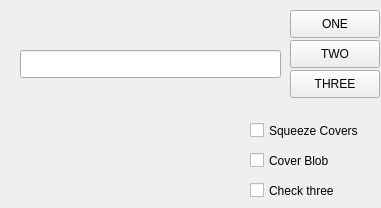
<?xml version="1.0" encoding="UTF-8"?>
<ui version="4.0">
 <class>Form</class>
 <widget class="QWidget" name="Form">
  <property name="geometry">
   <rect>
    <x>0</x>
    <y>0</y>
    <width>381</width>
    <height>208</height>
   </rect>
  </property>
  <property name="windowTitle">
   <string>Form</string>
  </property>
  <widget class="QCheckBox" name="check_squeeze_covers">
   <property name="geometry">
    <rect>
     <x>250</x>
     <y>120</y>
     <width>131</width>
     <height>21</height>
    </rect>
   </property>
   <property name="text">
    <string>Squeeze Covers</string>
   </property>
   <property name="checked">
    <bool>false</bool>
   </property>
  </widget>
  <widget class="QCheckBox" name="check_three">
   <property name="geometry">
    <rect>
     <x>250</x>
     <y>180</y>
     <width>131</width>
     <height>21</height>
    </rect>
   </property>
   <property name="text">
    <string>Check three</string>
   </property>
  </widget>
  <widget class="QLabel" name="label_status_foundation">
   <property name="geometry">
    <rect>
     <x>20</x>
     <y>10</y>
     <width>261</width>
     <height>31</height>
    </rect>
   </property>
   <property name="text">
    <string/>
   </property>
  </widget>
  <widget class="QLabel" name="label_settings_foundation">
   <property name="geometry">
    <rect>
     <x>20</x>
     <y>80</y>
     <width>61</width>
     <height>51</height>
    </rect>
   </property>
   <property name="text">
    <string/>
   </property>
  </widget>
  <widget class="QPushButton" name="btn_two">
   <property name="geometry">
    <rect>
     <x>290</x>
     <y>40</y>
     <width>90</width>
     <height>28</height>
    </rect>
   </property>
   <property name="text">
    <string>TWO</string>
   </property>
  </widget>
  <widget class="QPushButton" name="btn_one">
   <property name="geometry">
    <rect>
     <x>290</x>
     <y>10</y>
     <width>90</width>
     <height>28</height>
    </rect>
   </property>
   <property name="text">
    <string>ONE</string>
   </property>
  </widget>
  <widget class="QCheckBox" name="check_store_coverblob">
   <property name="geometry">
    <rect>
     <x>250</x>
     <y>150</y>
     <width>131</width>
     <height>21</height>
    </rect>
   </property>
   <property name="text">
    <string>Cover Blob</string>
   </property>
   <property name="checked">
    <bool>false</bool>
   </property>
  </widget>
  <widget class="QPushButton" name="btn_three">
   <property name="geometry">
    <rect>
     <x>290</x>
     <y>70</y>
     <width>90</width>
     <height>28</height>
    </rect>
   </property>
   <property name="text">
    <string>THREE</string>
   </property>
  </widget>
  <widget class="QLineEdit" name="le_primary_search">
   <property name="geometry">
    <rect>
     <x>20</x>
     <y>50</y>
     <width>261</width>
     <height>28</height>
    </rect>
   </property>
  </widget>
 </widget>
 <resources/>
 <connections/>
</ui>
